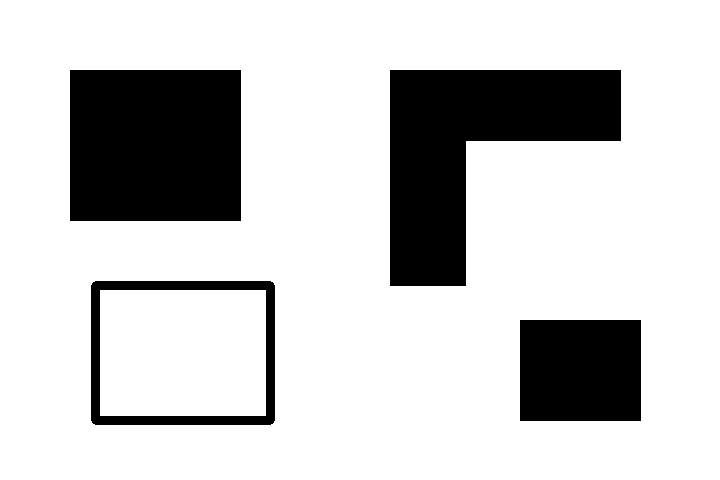
#> input picture 011_image_processing/090_corner_detection/input/corner_sample.png, 720 x 480 px, found by its file name
$ python 011_corner_trackbar.py
#> lines starting #> are read from the running program, lines starting #| are printed output that depends on the picture; after the words box and inside, x2 and y2 are one past the last pixel; in counts of white or black regions, pixels touching at a corner belong together
import os
import cv2
import numpy as np

dir_proj = os.getcwd()
dir_base = os.path.join(dir_proj, "011_image_processing",
                        "090_corner_detection")
dir_input = os.path.join(dir_base, "input")
dir_output = os.path.join(dir_base, "output")
os.makedirs(dir_input, exist_ok=True)
os.makedirs(dir_output, exist_ok=True)

path_input = os.path.join(dir_input, "corner_sample.png")


"""===========================================================================================
Create Corner Input
==========================================================================================="""
if not os.path.exists(path_input):
    img = np.full(shape=(480, 720, 3), fill_value=255, dtype=np.uint8)

    cv2.rectangle(img=img, pt1=(70, 70), pt2=(240, 220),
                  color=(40, 40, 40), thickness=-1)
    cv2.rectangle(img=img, pt1=(95, 285), pt2=(270, 420),
                  color=(40, 40, 40), thickness=7)

    l_shape = np.array(object=[[390, 70], [620, 70], [620, 140],
                               [465, 140], [465, 285], [390, 285]],
                       dtype=np.int32)
    cv2.drawContours(image=img, contours=[l_shape], contourIdx=-1,
                     color=(40, 40, 40), thickness=-1)

    cv2.rectangle(img=img, pt1=(520, 320), pt2=(640, 420),
                  color=(40, 40, 40), thickness=-1)

    cv2.imwrite(filename=path_input, img=img)

img = cv2.imread(filename=path_input)
#> img is the input picture: shape (480, 720, 3); values 40 (black) and 255 (white), 79.5% white; 4 black regions, box (x1, y1, x2, y2) and area: (390, 70, 621, 286) 27421, (70, 70, 241, 221) 25821, (520, 320, 641, 421) 12221, (91, 281, 275, 425) 5548
if img is None:
    print("Error: Could not open image")
    exit()

gray = cv2.cvtColor(src=img, code=cv2.COLOR_BGR2GRAY)
gray_float = np.float32(gray)


"""===========================================================================================
Harris Corner Trackbar
==========================================================================================="""
name_window = "harris_corner_trackbar"

cv2.namedWindow(name_window)
cv2.createTrackbar("threshold", name_window, 125, 255, lambda value: None)
cv2.createTrackbar("block", name_window, 2, 10, lambda value: None)
cv2.createTrackbar("ksize", name_window, 0, 2, lambda value: None)
cv2.createTrackbar("k", name_window, 40, 100, lambda value: None)

while True:
    threshold = cv2.getTrackbarPos("threshold", name_window)
    block_size = max(2, cv2.getTrackbarPos("block", name_window))
    ksize = cv2.getTrackbarPos("ksize", name_window) * 2 + 3
    k_value = max(1, cv2.getTrackbarPos("k", name_window)) / 1000

    response = cv2.cornerHarris(src=gray_float, blockSize=block_size,
                                ksize=ksize, k=k_value)
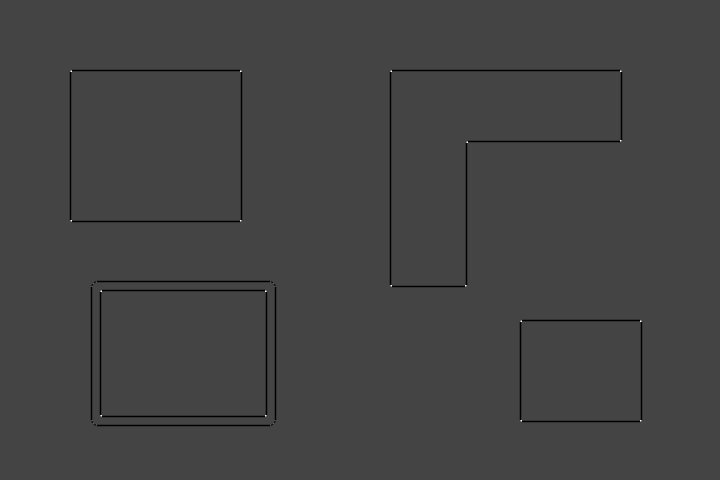
#> response: shape (480, 720) float32; min -85470024, max 231620432, mean -1137797.2; drawn with min black and max white
    response = cv2.dilate(src=response, kernel=None)
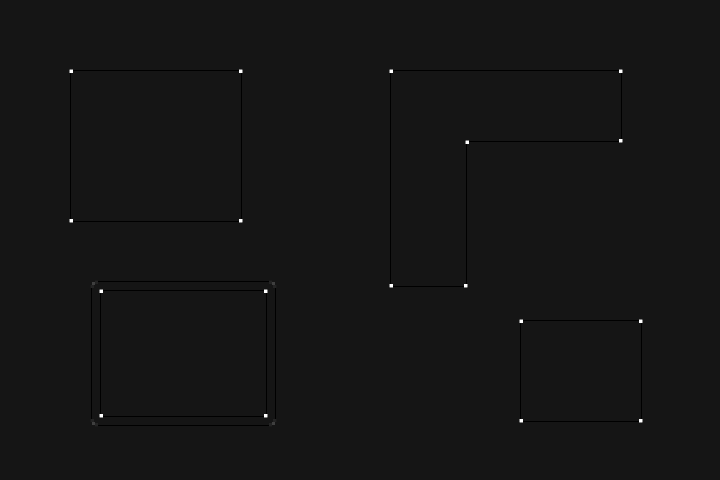
#> response: shape (480, 720) float32; min -21367506, max 231620432, mean -37551.9; drawn with min black and max white

    response_norm = cv2.normalize(src=response, dst=None, alpha=0, beta=255,
                                  norm_type=cv2.NORM_MINMAX)
    response_norm = np.uint8(response_norm)

    _, corner_mask = cv2.threshold(src=response_norm, thresh=threshold,
                                   maxval=255, type=cv2.THRESH_BINARY)
#> corner_mask: shape (480, 720); 0.08% white; 18 white regions (18 under 20 px)
    _, _, _, centers = cv2.connectedComponentsWithStats(image=corner_mask)
#> centers = 19 rows, first 8: [359.5, 239.5], [70.6, 70.6], [240.4, 70.6], [390.6, 70.6], [620.4, 70.6], [620.4, 140.4], [466.6, 141.6], [70.6, 220.4]

    result = img.copy()
    for center in centers[1:]:
        x, y = np.round(center).astype(np.int32)
        cv2.circle(img=result, center=(int(x), int(y)), radius=4,
                   color=(0, 0, 255), thickness=-1)
#> this loop made 18 passes
#> (center, x, y) on passes 1 to 12: ([70.6, 70.6], 71, 71), ([240.4, 70.6], 240, 71), ([390.6, 70.6], 391, 71), ([620.4, 70.6], 620, 71), ([620.4, 140.4], 620, 140), ([466.6, 141.6], 467, 142), ([70.6, 220.4], 71, 220), ([240.4, 220.4], 240, 220), ([390.6, 285.4], 391, 285), ([465.4, 285.4], 465, 285), ([100.6, 290.6], 101, 291), ([265.4, 290.6], 265, 291)
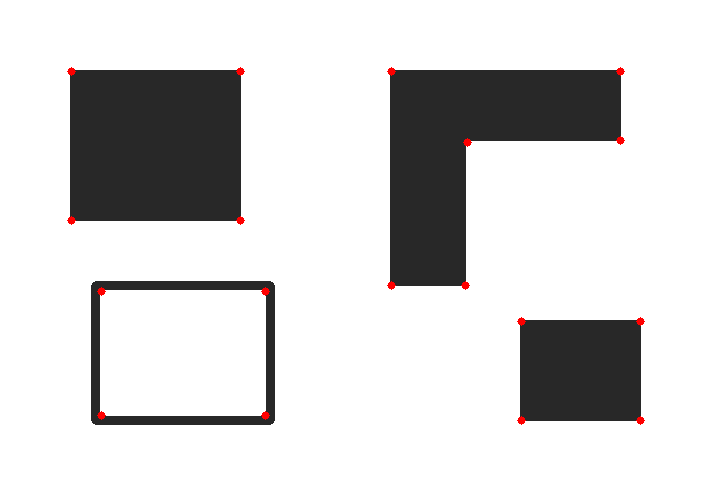
#> result: shape (480, 720, 3); 0.26% of pixels changed, all inside (x1, y1, x2, y2) = (67, 67, 645, 425)

    header = np.full(shape=(48, result.shape[1], 3), fill_value=255,
                     dtype=np.uint8)
    text = (f"threshold={threshold}, block={block_size}, "
            f"ksize={ksize}, k={k_value:.3f}, "
            f"corners={max(0, len(centers) - 1)}")
    cv2.putText(img=header, text=text, org=(10, 31),
                fontFace=cv2.FONT_HERSHEY_SIMPLEX, fontScale=0.6,
                color=(0, 0, 255), thickness=2, lineType=cv2.LINE_AA)
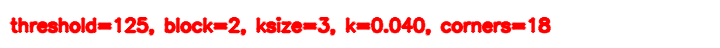
#> header: shape (48, 720, 3); mean of channels 0, 1, 2 223.8, 223.8, 255; drawn as B, G, R
#> (the run stopped early here; a loop or call above may not have finished)
